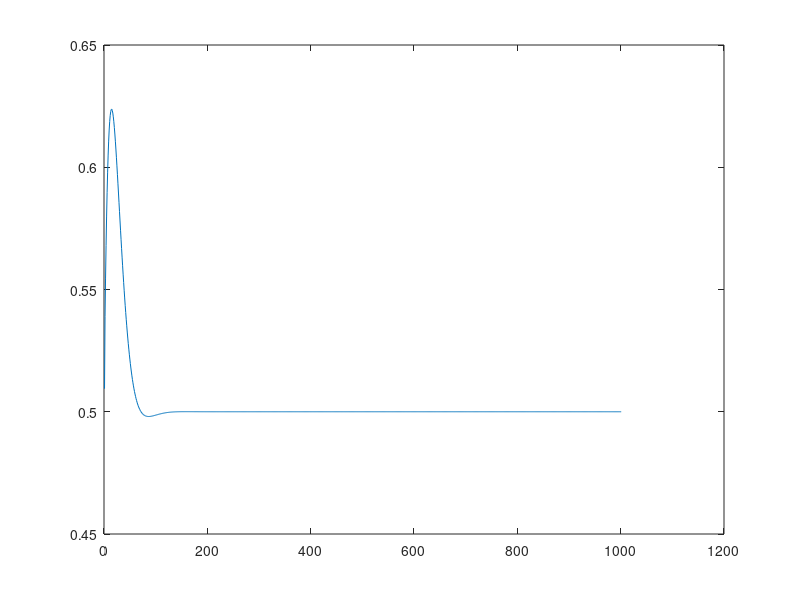
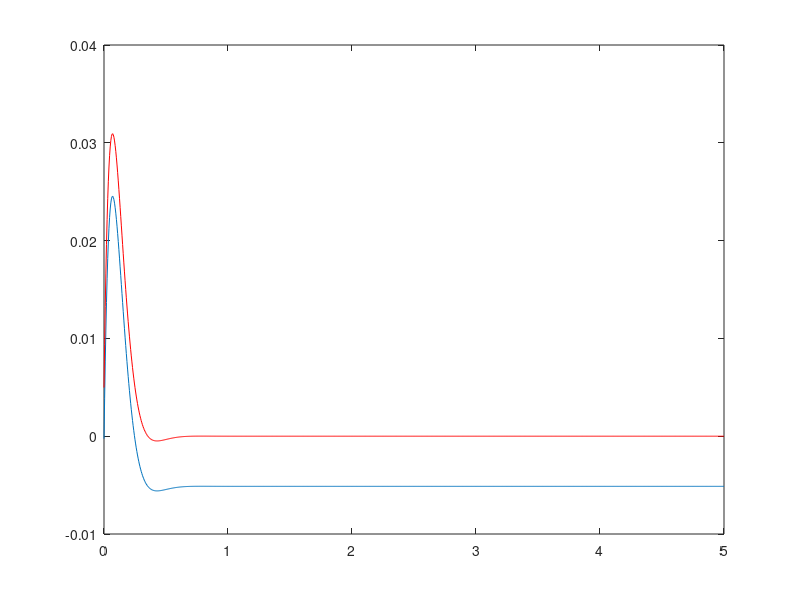

MATLAB code to generate these figures, in order:
%toy problem for piece-wise update law
b = 2;
a = 2;
d = 0.5;
toyDynamics = @(x,u)-a*x+b*(u+d);
toyDynamics2 = @(x)-Am*x;

Am = 10;
dt = 0.005;
T = 5;
state = 0;
S = [];
SIG = [];
S_p = [];
s_d = 0;
sig = 0;
state_p = 0;
PHI = 1/Am*(1-exp(-Am*dt));
alpha = 0.90;
for t = 0:dt:T

    [~,state_new] = ode45(@(t, state)toyDynamics(state, s_d) , [0 dt], state); 
    state = state_new(end,:)';
    
    state_p_dot = -Am*state+b*(s_d+sig);
    state_p = state_p + state_p_dot*dt;
    S_p = [S_p state_p];
    
    mu = exp(-Am*dt)*(state_p-state);
    sig = -1/b/PHI*mu;
    s_d = alpha*s_d -(1-alpha)*sig;
    S = [S state];
    SIG = [SIG sig];
    
end
    
    plot(SIG)
    figure
    plot(0:dt:T,S_p,0:dt:T,S,'r')
  
